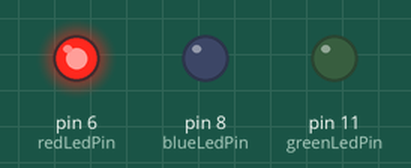
Bench run of a sketch on a simulated Arduino Uno, built with avr-gcc and run on an emulated ATmega328P. Parts: output pins drawn as LEDs (lit = HIGH).

Above: at 0.02 s.
At 0.9 s:
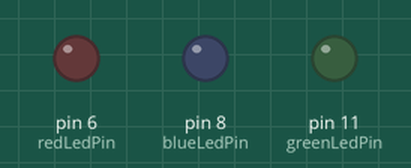
At 10.7 s:
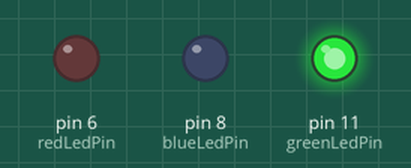
At 41.0 s:
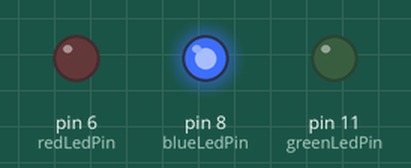
Timing chart, 0 to 56.6 s (numbered marks = the images above):
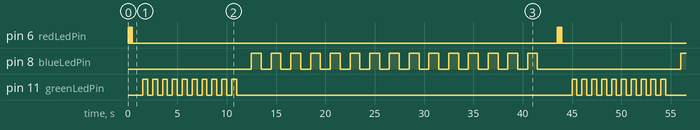

Measured:
- by itself, pin 6 (redLedPin): repeats every 43.5 s: 4 × (LOW 0.05 s, HIGH 0.05 s), LOW 43.1 s, HIGH 0.05 s
- by itself, pin 8 (blueLedPin): repeats every 43.5 s: HIGH 1.0 s, LOW 14.5 s, 14 × (HIGH 1.0 s, LOW 1.0 s)
- by itself, pin 11 (greenLedPin): repeats every 43.5 s: 9 × (LOW 0.50 s, HIGH 0.50 s), LOW 34.0 s, HIGH 0.50 s

The sketch:

lab2-delay.3led.ino
```cpp
int redLedPin = 6;
int greenLedPin = 11;
int blueLedPin = 8;

int redLedDelay = 50;
int greenLedDelay = 500;
int blueLedDelay = 1000;
int inBetweenDelay = 1000;

void setup()
{
    pinMode(redLedPin, OUTPUT);
    pinMode(greenLedPin, OUTPUT);
    pinMode(blueLedPin, OUTPUT);
}

void loop()
{

    for (int i = 0; i < 5; i++)
    {
        digitalWrite(redLedPin, HIGH);
        delay(redLedDelay);
        digitalWrite(redLedPin, LOW);
        delay(redLedDelay);
    }

    delay(inBetweenDelay);

    for (int i = 0; i < 10; i++)
    {
        digitalWrite(greenLedPin, HIGH);
        delay(greenLedDelay);
        digitalWrite(greenLedPin, LOW);
        delay(greenLedDelay);
    }

    delay(inBetweenDelay);

    for (int i = 0; i < 15; i++)
    {
        digitalWrite(blueLedPin, HIGH);
        delay(blueLedDelay);
        digitalWrite(blueLedPin, LOW);
        delay(blueLedDelay);
    }

    delay(inBetweenDelay);
}
```
